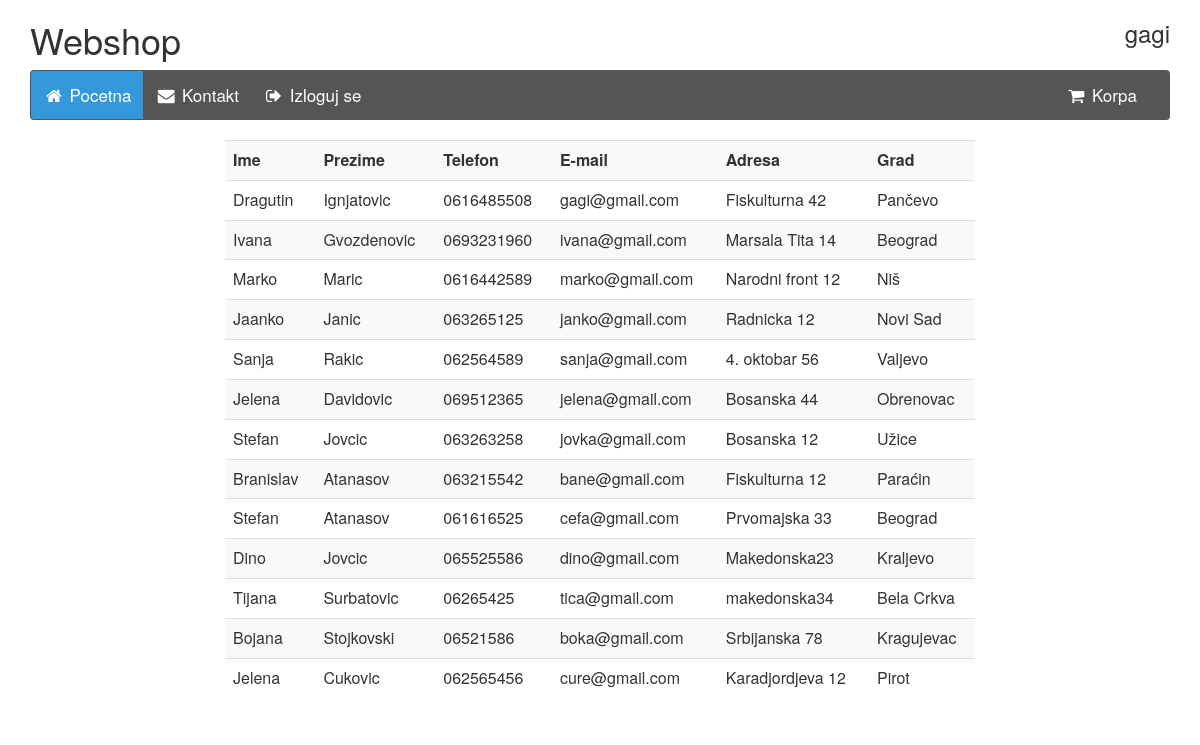
Screenshot of /php/korisnici.php (signed in) with the database file from the repository.
### tables this page shows
CREATE TABLE `korisnici` (
  `idkorisnici` int(11) NOT NULL,
  `ime` varchar(20) NOT NULL,
  `prezime` varchar(20) NOT NULL,
  `username` varchar(20) NOT NULL,
  `password` varchar(45) NOT NULL,
  `telefon` varchar(20) NOT NULL,
  `e-mail` varchar(45) NOT NULL,
  `adresa` varchar(45) NOT NULL,
  `grad_idgrad` int(11) DEFAULT NULL
);

CREATE TABLE `grad` (
  `idgrad` int(200) NOT NULL,
  `ime` varchar(20) NOT NULL
);

### php/korisnici.php (the view, shortened to what this page needs)
<html>
 <head>
     <link rel="stylesheet" href="https://cdnjs.cloudflare.com/ajax/libs/font-awesome/4.7.0/css/font-awesome.min.css">
     <link rel="stylesheet" type="text/css" href="../css/style.css">
     <link rel="stylesheet" href="https://maxcdn.bootstrapcdn.com/bootstrap/3.3.7/css/bootstrap.min.css">
 </head>
 <body class="container">
     <?php include "header.php";?>
     <div class="row">
     	 <div class="col-sm-8 col-sm-offset-2">
     	 <table class="table table-striped table-hover">
     	 	<tr>
     	 		<th>Ime</th>
     	 		<th>Prezime</th>
                    <th>Telefon</th>
                    <th>E-mail</th>
                    <th>Adresa</th>
                    <th>Grad</th>
     	 	</tr>
     	<?php
          require_once("konekcija.php");
          $rezultat=mysqli_query($link, "SELECT * FROM Korisnici ");
            while ($red=mysqli_fetch_assoc($rezultat)) {
                $idgrada=$red['grad_idgrad'];
                $nazivGrada=mysqli_query($link, "SELECT ime FROM grad WHERE  idgrad='$idgrada'");
                 $imeGrada=mysqli_fetch_array($nazivGrada);
                echo "<tr><td>{$red['ime']} </td>
                       <td>{$red['prezime']} </td>
                       <td>{$red['telefon']} </td>
                       <td>{$red['e-mail']} </td>
                       <td>{$red['adresa']} </td>
                       <td>{$imeGrada[0]}</td></tr>";
            }
          ?>
</table>
</div>
</div>
</body>
</html>

### css/style.css (style rules this page uses)
body { background-color: white; }

### rows the page displays
korisnici: ime "Dragutin", prezime "Ignjatovic", telefon "0616485508", value "gagi@gmail.com", adresa "Fiskulturna 42", grad_idgrad.ime "Pančevo"
korisnici: ime "Ivana", prezime "Gvozdenovic", telefon "0693231960", value "ivana@gmail.com", adresa "Marsala Tita 14", grad_idgrad.ime "Beograd"
korisnici: ime "Marko", prezime "Maric", telefon "0616442589", value "marko@gmail.com", adresa "Narodni front 12", grad_idgrad.ime "Niš"
korisnici: ime "Jaanko", prezime "Janic", telefon "063265125", value "janko@gmail.com", adresa "Radnicka 12", grad_idgrad.ime "Novi Sad"
korisnici: ime "Sanja", prezime "Rakic", telefon "062564589", value "sanja@gmail.com", adresa "4. oktobar 56", grad_idgrad.ime "Valjevo"
korisnici: ime "Jelena", prezime "Davidovic", telefon "069512365", value "jelena@gmail.com", adresa "Bosanska 44", grad_idgrad.ime "Obrenovac"
korisnici: ime "Stefan", prezime "Jovcic", telefon "063263258", value "jovka@gmail.com", adresa "Bosanska 12", grad_idgrad.ime "Užice"
korisnici: ime "Branislav", prezime "Atanasov", telefon "063215542", value "bane@gmail.com", adresa "Fiskulturna 12", grad_idgrad.ime "Paraćin"
korisnici: ime "Stefan", prezime "Atanasov", telefon "061616525", value "cefa@gmail.com", adresa "Prvomajska 33", grad_idgrad.ime "Beograd"
korisnici: ime "Dino", prezime "Jovcic", telefon "065525586", value "dino@gmail.com", adresa "Makedonska23", grad_idgrad.ime "Kraljevo"
korisnici: ime "Tijana", prezime "Surbatovic", telefon "06265425", value "tica@gmail.com", adresa "makedonska34", grad_idgrad.ime "Bela Crkva"
korisnici: ime "Bojana", prezime "Stojkovski", telefon "06521586", value "boka@gmail.com", adresa "Srbijanska 78", grad_idgrad.ime "Kragujevac"
korisnici: ime "Jelena", prezime "Cukovic", telefon "062565456", value "cure@gmail.com", adresa "Karadjordjeva 12", grad_idgrad.ime "Pirot"

### other values shown
$_SESSION['username'] "gagi"
